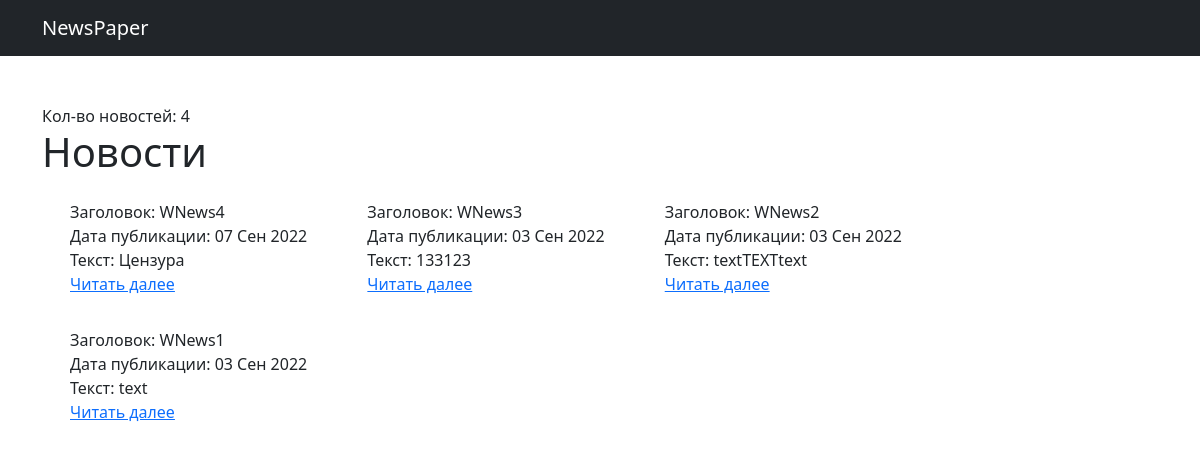
Before: /news/ with the older database file.
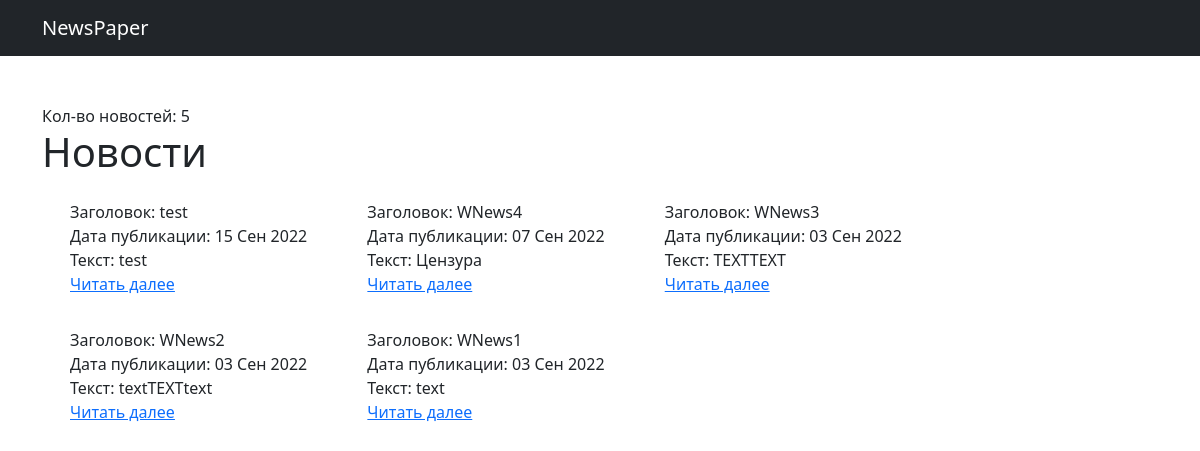
After: the same page with the newer database file.
### news/models.py (models this page shows, shortened)
class Post(models.Model):
    author = models.ForeignKey(Author, on_delete=models.CASCADE)
    NEWS = 'NW'
    ARTICLE = 'AR'
    CATEGORY_CHOICES = (
        (NEWS, 'Новость'),
        (ARTICLE, 'Статья'),
    )
    category = models.CharField(max_length=2, choices=CATEGORY_CHOICES, default=ARTICLE)
    dateCreate = models.DateTimeField(auto_now_add=True)
    postCategory = models.ManyToManyField(Category, through='PostCategory')
    title = models.CharField(max_length=128)
    text = models.TextField()
    rating = models.SmallIntegerField(default=0)

### news/views.py (the view, shortened to what this page needs)
# urls.py: path('', cache_page(60*1)(PostView.as_view())),
class PostView(ListView):
    model = Post
    template_name = 'post_list.html'
    context_object_name = 'posts'
    ordering = ['-dateCreate']
    paginate_by = 10
    form_class = PostForm
    def get_context_data(self, **kwargs):
        context = super().get_context_data(**kwargs)
        context['filter'] = PostFilters(self.request.GET, queryset=self.get_queryset())
        context['categories'] = Category.objects.all()
        context['form'] = PostForm()
        return context

### news/templatetags/custom_filters.py (called while the page is built)
@register.filter(name='censor')
def censor(value):
    words = ['fuck', 'ass']
    if value in words:
        return 'Цензура'
    else:
        return value

### templates/post_list.html (shortened to what this page needs)
{% extends 'flatpages/default.html' %}
{% load custom_filters %}
{% block content %}
    Кол-во новостей: {{ posts|length }}
    <h1>Новости</h1>
    {% if posts %}
        {% for post in posts %}
            <div class="d-inline-flex">
                <div class="container-fluid m-3">
                    <div class="">
                        Заголовок: {{ post.title|censor }}
                    </div>
                    <div>
                        Дата публикации: {{ post.dateCreate|date:'d M Y' }}
                    </div>
                    <div>
                        Текст: {{ post.text|truncatechars:20|censor }}
                    </div>
                    <a href="{{ post.id }}">Читать далее</a>
                </div>
            </div>
        {% endfor %}
    {% else %}
        <h1>Пусто</h1>
    {% endif %}
{% endblock content %}

Changed rows visible on the page:
added Post: title|censor "test", dateCreate "15 Сен 2022", text|censor "test"
changed Post "WNews3": text|censor "133123" → "TEXTTEXT"
Other visible differences:
{{ posts|length }}: "4" → "5"
